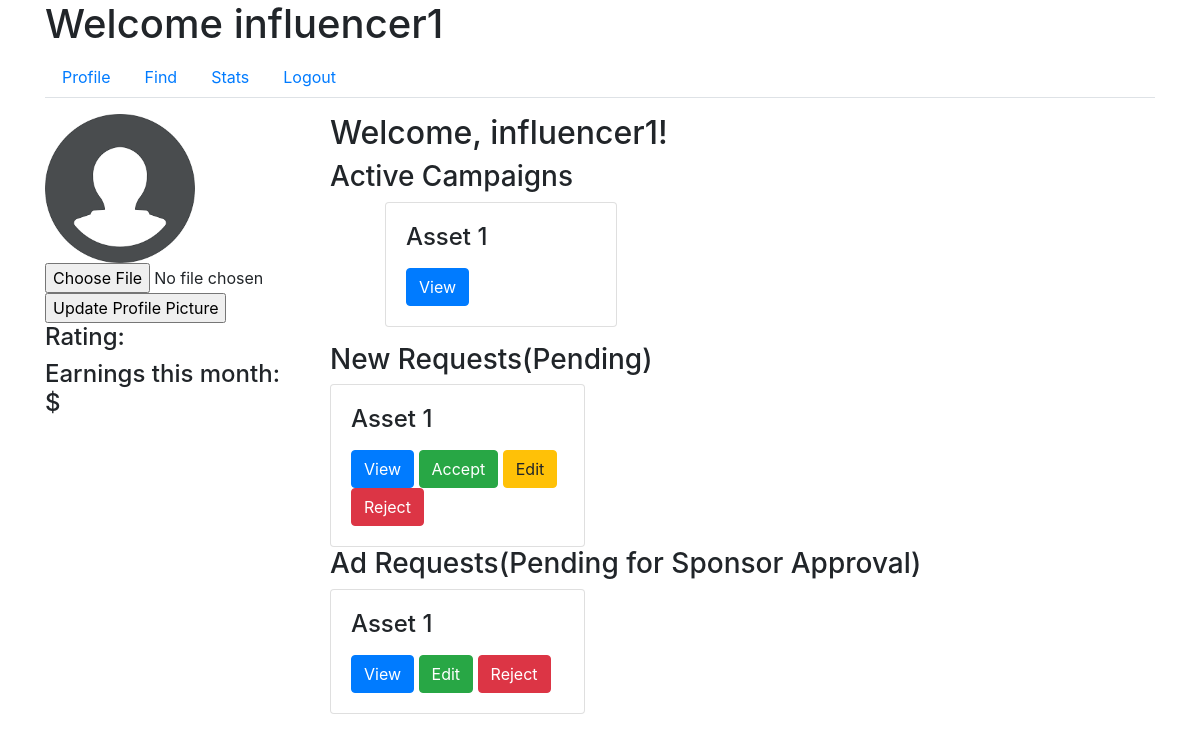
The app's page /influencer/profile (signed in), older data.
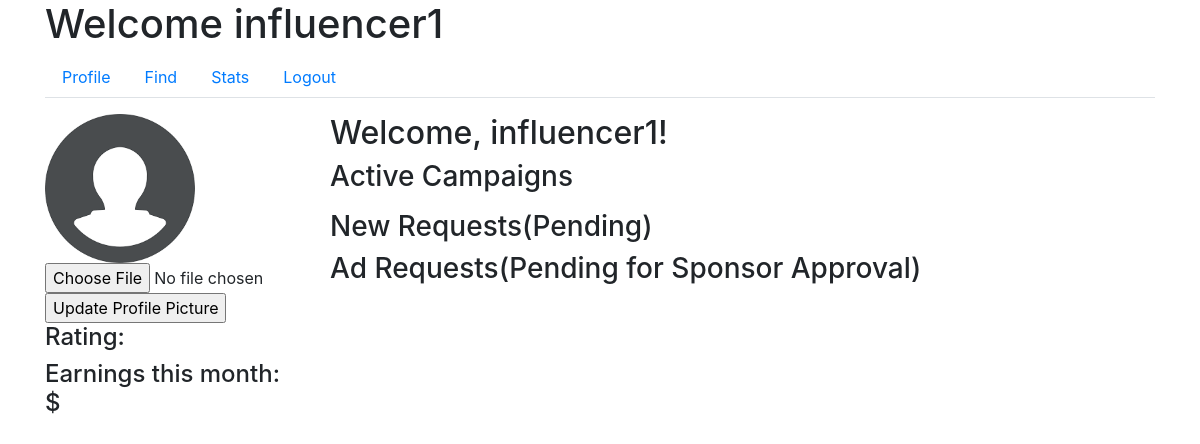
The same page, newer data.
### app/models.py (models this page shows, shortened)
class User(UserMixin, db.Model):
    id = db.Column(db.Integer, primary_key=True)
    username = db.Column(db.String(64), unique=True, nullable=False)
    email = db.Column(db.String(120), unique=True, nullable=False)
    password_hash = db.Column(db.String(128), nullable=False)
    role = db.Column(db.String(20), nullable=False)
    industry = db.Column(db.String(120))  # For Sponsors
    platforms = db.Column(db.Text)  # For Influencers
    category = db.Column(db.String(120))  # For Influencers
    niche = db.Column(db.String(120))  # For Influencers
    profile_pic = db.Column(db.String(20), nullable=False, default='download.png')
    flag = db.Column(db.Boolean, default=False, nullable=False)  # Add flag column

class Campaign(db.Model):
    id = db.Column(db.Integer, primary_key=True)
    name = db.Column(db.String(100), nullable=False)
    description = db.Column(db.Text, nullable=False)
    budget = db.Column(db.Float, nullable=False)
    visibility = db.Column(db.String(10), nullable=False)  # 'public', 'private'
    start_date = db.Column(db.Date, nullable=False)
    end_date = db.Column(db.Date, nullable=False)
    user_id = db.Column(db.Integer, db.ForeignKey('user.id'), nullable=False)
    ad_requests = db.relationship('AdRequest', backref='campaign', lazy=True)
    flag = db.Column(db.Boolean, default=False, nullable=False)  # Add flag column

class AdRequest(db.Model):
    id = db.Column(db.Integer, primary_key=True)
    campaign_id = db.Column(db.Integer, db.ForeignKey('campaign.id'), nullable=False)
    influencer_id = db.Column(db.Integer, db.ForeignKey('user.id'), nullable=False)
    requirements = db.Column(db.Text, nullable=False)
    payment_amount = db.Column(db.Float, nullable=False)
    status_influencer = db.Column(db.String(10), nullable=False)
    status_sponsor = db.Column(db.String(10), nullable=False)

### app/routes.py (the view)
@main.route('/influencer/profile')
@login_required
def influencer_profile():
    if current_user.role != 'influencer':
        return redirect(url_for('main.home'))
    influencer = current_user
    active_campaigns = Campaign.query.join(AdRequest, Campaign.id == AdRequest.campaign_id)\
    .filter(AdRequest.status_influencer == 'Accepted', AdRequest.influencer_id == influencer.id).all()
    public_influencer = User.query.filter_by(username='Public').first()
    new_requests = AdRequest.query.filter(
        (AdRequest.influencer_id == public_influencer.id) |
        (AdRequest.influencer_id == influencer.id),
        AdRequest.status_influencer == 'Pending'
    ).all()
    sponsor_pending_request = AdRequest.query.filter_by(influencer_id=influencer.id, status_sponsor='Pending').all()
    return render_template('influencer_profile.html',
                           influencer=influencer,
                           active_campaigns=active_campaigns,
                           new_requests=new_requests,
                           sponsor_pending_request=sponsor_pending_request)

### app/models.py (called while the page is built)
@login_manager.user_loader
def load_user(user_id):
    return User.query.get(int(user_id))

### app/templates/influencer_profile.html (shortened to what this page needs)
{% extends "influencer_dashboard.html" %}
{% block tab_content %}
<div class="row">
    <div class="col-md-3">
        <div class="profile-sidebar">
            <img src="{{ url_for('static', filename='profile_pics/' + current_user.profile_pic) }}" alt="Profile Picture">
            <form action="{{ url_for('main.update_profile_pic') }}" method="POST" enctype="multipart/form-data">
                <input type="file" name="profile_pic">
                <input type="submit" value="Update Profile Picture">
            </form>
            <div class="profile-stats">
                <h4>Rating: {{ influencer.rating }}</h4>
                <h4>Earnings this month: ${{ influencer.earnings }}</h4>
            </div>
        </div>
    </div>
    <div class="col-md-9">
        <div class="profile-main">
            <h2>Welcome, {{ current_user.username }}!</h2>
            <h3>Active Campaigns</h3>
            <ul>
                {% for campaign in active_campaigns %}
                <div class="col-md-4">
                    <div class="request-box card">
                        <div class="card-body">
                            <h4 class="card-title">{{ campaign.name }}</h4>
                            <button class="btn btn-primary" data-toggle="modal" data-target="#campaignModal" data-id="{{ campaign.id }}">View</button>
                        </div>
                    </div>
                </div>
                {% endfor %}
            </ul>
            <h3>New Requests(Pending)</h3>
            <div class="row">
                {% for request in new_requests %}
                <div class="col-md-4">
                    <div class="request-box card">
                        <div class="card-body">
                            <h4 class="card-title">{{ request.campaign.name }}</h4>
                            <button class="btn btn-primary" data-toggle="modal" data-target="#campaignModal" data-id="{{ request.campaign.id }}">View</button>
                            <a href="{{ url_for('main.accept_request_influencer', id=request.id) }}" class="btn btn-success">Accept</a>
                            <a href="{{ url_for('main.edit_ad_request_infl', id=request.id) }}" class="btn btn-warning">Edit</a>
                            <a href="{{ url_for('main.reject_request_influencer', id=request.id) }}" class="btn btn-danger">Reject</a>
                        </div>
                    </div>
                </div>
                {% endfor %}
            </div>
            <h3>Ad Requests(Pending for Sponsor Approval)</h3>
            <div class="row">
                {% for request in sponsor_pending_request %}
                <div class="col-md-4">
                    <div class="request-box card">
                        <div class="card-body">
                            <h4 class="card-title">{{ request.campaign.name }}</h4>
                            <button class="btn btn-primary" data-toggle="modal" data-target="#campaignModal" data-id="{{ request.campaign.id }}">View</button>
                            <a href="{{ url_for('main.edit_ad_request_infl', id=request.id) }}" class="btn btn-success">Edit</a>
                            <a href="{{ url_for('main.reject_request_influencer', id=request.id) }}" class="btn btn-danger">Reject</a>
                        </div>
                    </div>
                </div>
                {% endfor %}
            </div>
        </div>
    </div>
</div>
{% endblock %}

### app/templates/influencer_dashboard.html (shortened to what this page needs)
{% extends "base.html" %}
{% block content %}
<h1>Welcome {{ current_user.username }}</h1>
<ul class="nav nav-tabs">
    <li class="nav-item">
        <a class="nav-link" href="{{ url_for('main.influencer_profile') }}">Profile</a>
    </li>
    <li class="nav-item">
        <a class="nav-link" href="{{ url_for('main.influencer_find') }}">Find</a>
    </li>
    <li class="nav-item">
        <a class="nav-link" href="{{ url_for('main.influencer_stats') }}">Stats</a>
    </li>
    <li class="nav-item">
        <a class="nav-link" href="{{ url_for('main.logout') }}">Logout</a>
    </li>
</ul>
<div class="tab-content mt-3">
    {% block tab_content %}{% endblock %}
</div>
{% endblock %}

### app/templates/base.html (shortened to what this page needs)
<!DOCTYPE html>
<html lang="en">
<head>
    <link rel="stylesheet" href="https://maxcdn.bootstrapcdn.com/bootstrap/4.0.0/css/bootstrap.min.css">
    <link href="https://stackpath.bootstrapcdn.com/bootstrap/4.3.1/css/bootstrap.min.css" rel="stylesheet">
    <link rel="stylesheet" href="{{ url_for('static', filename='css/styles.css') }}">
</head>
<body>
    <div class="container">
        {% block content %}{% endblock %}
    </div>
</body>
</html>

### app/static/css/styles.css (style rules this page uses)
.profile-sidebar img { max-width: 150px; max-height: 150px; object-fit: cover; }

Row changes from the older to the newer data that the page shows:
removed Campaign: name "Asset 1"
removed AdRequest: campaign.name "Asset 1", shown under "New Requests(Pending)"
removed AdRequest: campaign.name "Asset 1", shown under "Ad Requests(Pending for Sponsor Approval)"
